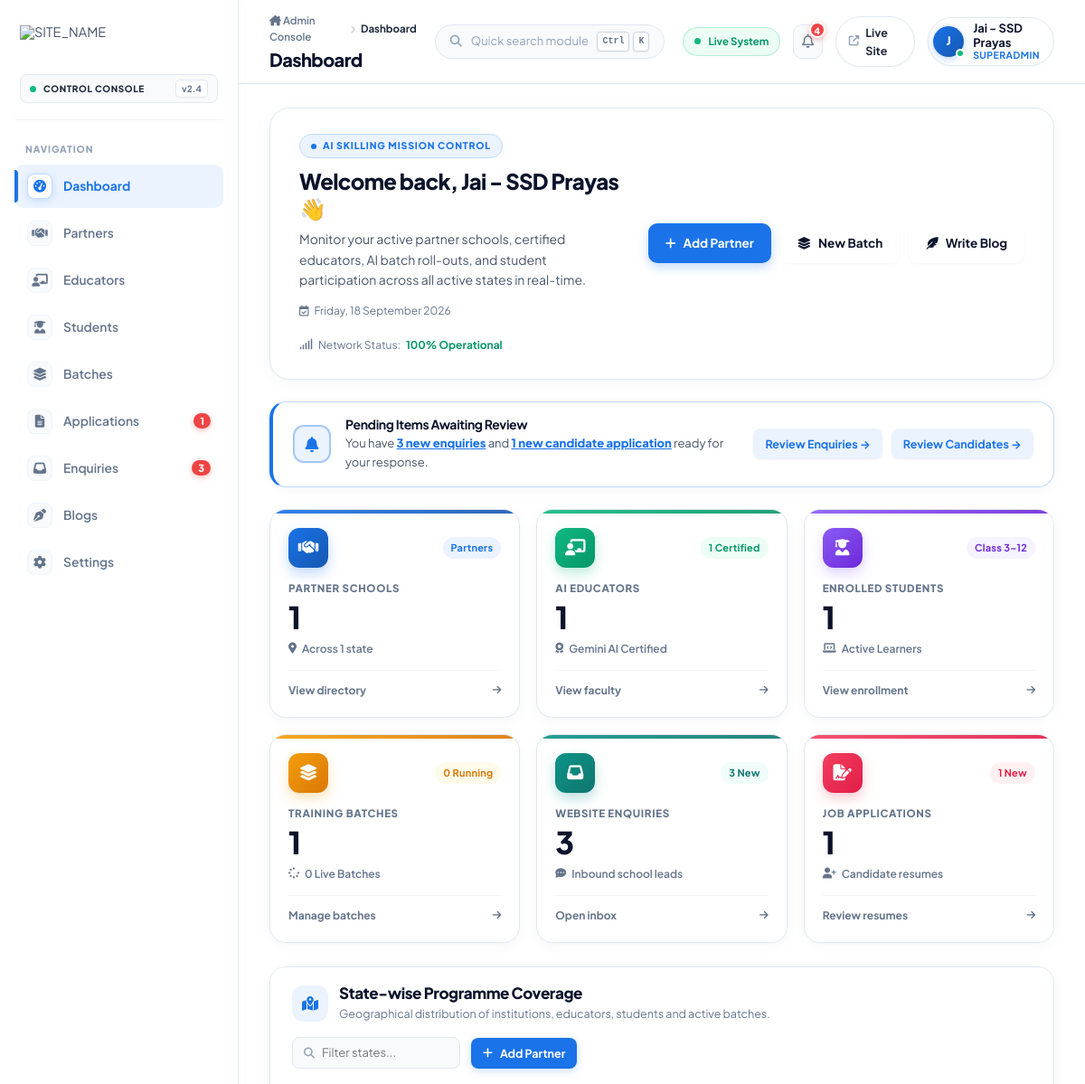
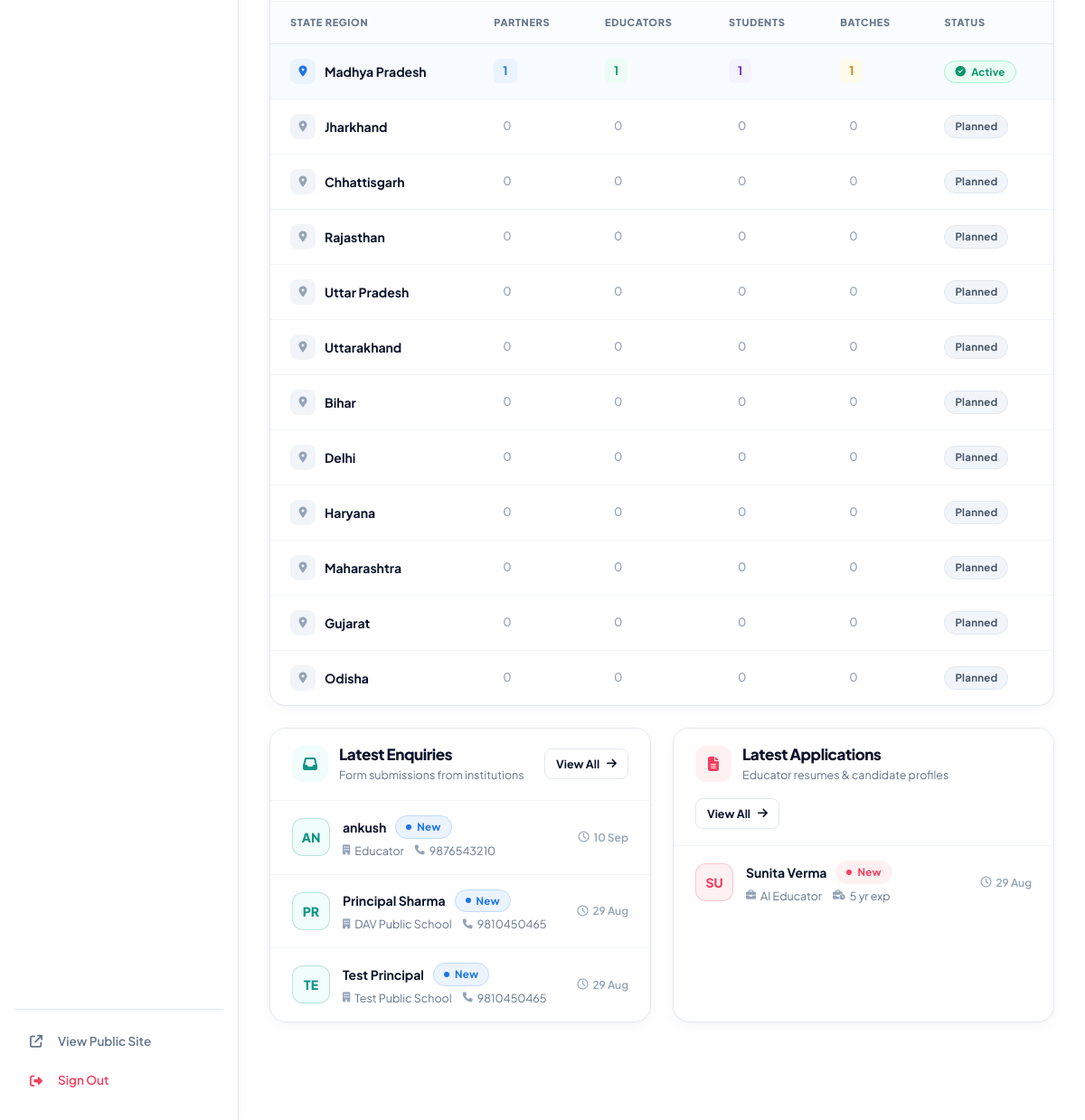
Page /adminpanelweb/index.php (signed in) on the committed database (2 pictures, top to bottom).
### tables this page shows
CREATE TABLE `enquiries` (
  `id` int(11) NOT NULL AUTO_INCREMENT,
  `name` varchar(150) NOT NULL,
  `email` varchar(150) DEFAULT NULL,
  `phone` varchar(30) DEFAULT NULL,
  `organisation` varchar(200) DEFAULT NULL,
  `audience` enum('student','educator','professional','school','government','partner','other') DEFAULT 'school',
  `state_id` int(11) DEFAULT NULL,
  `message` text DEFAULT NULL,
  `status` enum('new','contacted','converted','closed') DEFAULT 'new',
  `source` varchar(60) DEFAULT 'website',
  `created_at` timestamp NOT NULL DEFAULT current_timestamp(),
  PRIMARY KEY (`id`),
  KEY `idx_enq_status` (`status`)
);

CREATE TABLE `job_applications` (
  `id` int(11) NOT NULL AUTO_INCREMENT,
  `full_name` varchar(150) NOT NULL,
  `email` varchar(150) NOT NULL,
  `phone` varchar(30) NOT NULL,
  `state_id` int(11) DEFAULT NULL,
  `city` varchar(120) DEFAULT NULL,
  `position` varchar(150) DEFAULT 'Educator',
  `qualification` varchar(180) DEFAULT NULL,
  `experience_years` int(11) DEFAULT 0,
  `subject_expertise` varchar(180) DEFAULT NULL,
  `work_mode` enum('online','offline','hybrid') DEFAULT 'hybrid',
  `resume_path` varchar(255) DEFAULT NULL,
  `cover_note` text DEFAULT NULL,
  `status` enum('new','shortlisted','interview','hired','rejected') DEFAULT 'new',
  `created_at` timestamp NOT NULL DEFAULT current_timestamp(),
  PRIMARY KEY (`id`),
  KEY `idx_app_status` (`status`),
  KEY `fk_app_state` (`state_id`),
  CONSTRAINT `fk_app_state` FOREIGN KEY (`state_id`) REFERENCES `states` (`id`) ON DELETE SET NULL
);

### adminpanelweb/index.php (the view, shortened to what the rows shown need)
<?php
require_once __DIR__ . '/_auth.php';
$recent_enq  = rows($pdo, "SELECT * FROM enquiries ORDER BY created_at DESC LIMIT 5");
$recent_apps = rows($pdo, "SELECT * FROM job_applications ORDER BY created_at DESC LIMIT 5");
include __DIR__ . '/_layout.php';
?>
<div class="hero-welcome-card">
  <div class="hw-main-content">
    <h2>Welcome back, <?= e($me['name']) ?> 👋</h2>
  </div>
</div>
<div class="card premium-card">
  <div class="card-head ch-flex">
    <div class="ch-left">
      <div>
        <h2>State-wise Programme Coverage</h2>
      </div>
    </div>
  </div>
  <div class="table-wrap">
    <table class="data modern-data-table" id="stateCoverageTable">
      <thead>
        <tr>
          <th>State Region</th>
          <th>Partners</th>
          <th>Educators</th>
          <th>Students</th>
          <th>Batches</th>
          <th>Status</th>
        </tr>
      </thead>
    </table>
  </div>
</div>
<div class="dash-activity-grid">
  <div class="card activity-card">
    <div class="card-head ch-flex">
      <div class="ch-left">
        <div>
          <h2>Latest Enquiries</h2>
        </div>
      </div>
    </div>
    <?php if (!$recent_enq): ?>
      <div class="empty-state">
        <i class="fas fa-inbox"></i>
        <h3>No enquiries yet</h3>
        <p>Inbound messages from the website form will appear here.</p>
      </div>
    <?php else: ?>
      <div class="activity-feed">
        <?php foreach ($recent_enq as $q):
          $initials = strtoupper(substr($q['name'], 0, 2));
        ?>
          <div class="activity-row">
            <div class="row-avatar ra-teal"><?= e($initials) ?></div>
            <div class="row-content">
              <div class="row-top">
                <span class="row-name"><?= e($q['name']) ?></span>
                <span class="badge <?= $q['status'] === 'new' ? 'b-blue' : 'b-grey' ?>">
                  <?= $q['status'] === 'new' ? '<span class="status-pulse-dot"></span>' : '' ?>
                  <?= e(ucfirst($q['status'])) ?>
                </span>
              </div>
              <div class="row-chips">
                <span class="meta-chip"><i class="fas fa-building"></i> <?= e($q['organisation'] ?: ucfirst($q['audience'])) ?></span>
                <span class="meta-chip"><i class="fas fa-phone"></i> <?= e($q['phone']) ?></span>
              </div>
            </div>
            <div class="row-timestamp">
              <i class="far fa-clock"></i> <?= date('d M', strtotime($q['created_at'])) ?>
            </div>
          </div>
        <?php endforeach; ?>
      </div>
    <?php endif; ?>
  </div>
  <div class="card activity-card">
    <div class="card-head ch-flex">
      <div class="ch-left">
        <div>
          <h2>Latest Applications</h2>
        </div>
      </div>
    </div>
    <?php if (!$recent_apps): ?>
      <div class="empty-state">
        <i class="fas fa-file-lines"></i>
        <h3>No applications yet</h3>
        <p>Educator applications and resumes will appear here.</p>
      </div>
    <?php else: ?>
      <div class="activity-feed">
        <?php foreach ($recent_apps as $a):
          $initials = strtoupper(substr($a['full_name'], 0, 2));
        ?>
          <div class="activity-row">
            <div class="row-avatar ra-rose"><?= e($initials) ?></div>
            <div class="row-content">
              <div class="row-top">
                <span class="row-name"><?= e($a['full_name']) ?></span>
                <span class="badge <?= $a['status'] === 'new' ? 'b-rose' : 'b-grey' ?>">
                  <?= $a['status'] === 'new' ? '<span class="status-pulse-dot dot-rose"></span>' : '' ?>
                  <?= e(ucfirst($a['status'])) ?>
                </span>
              </div>
              <div class="row-chips">
                <span class="meta-chip"><i class="fas fa-briefcase"></i> <?= e($a['position']) ?></span>
                <span class="meta-chip"><i class="fas fa-business-time"></i> <?= (int)$a['experience_years'] ?> yr exp</span>
              </div>
            </div>
            <div class="row-timestamp">
              <i class="far fa-clock"></i> <?= date('d M', strtotime($a['created_at'])) ?>
            </div>
          </div>
        <?php endforeach; ?>
      </div>
    <?php endif; ?>
  </div>
</div>
<?php include __DIR__ . '/_layout_end.php'; ?>

### rows in the picture
enquiries: name "AN", name "ankush", status "New", organisation+audience "Educator", phone "9876543210", created_at "10 Sep"
enquiries: name "PR", name "Principal Sharma", status "New", organisation "DAV Public School", phone "9810450465", created_at "29 Aug"
enquiries: name "TE", name "Test Principal", status "New", organisation "Test Public School", phone "9810450465", created_at "29 Aug"
job_applications: full_name "SU", full_name "Sunita Verma", status "New", position "AI Educator", experience_years "5", created_at "29 Aug"

### other values in the picture
$label "Dashboard"
$label "Partners"
$label "Educators"
$label "Students"
$label "Batches"
$label "Applications"
$nav_counts[$key] "1"
$label "Enquiries"
$nav_counts[$key] "3"
$label "Blogs"
$label "Settings"
$admin_title "Dashboard"
$nav_counts['enquiries'] + $nav_counts['applications'] "4"
substr($me['name'] ?? 'A', 0, 1) "J"
$me['name'] "Jai - SSD Prayas"
